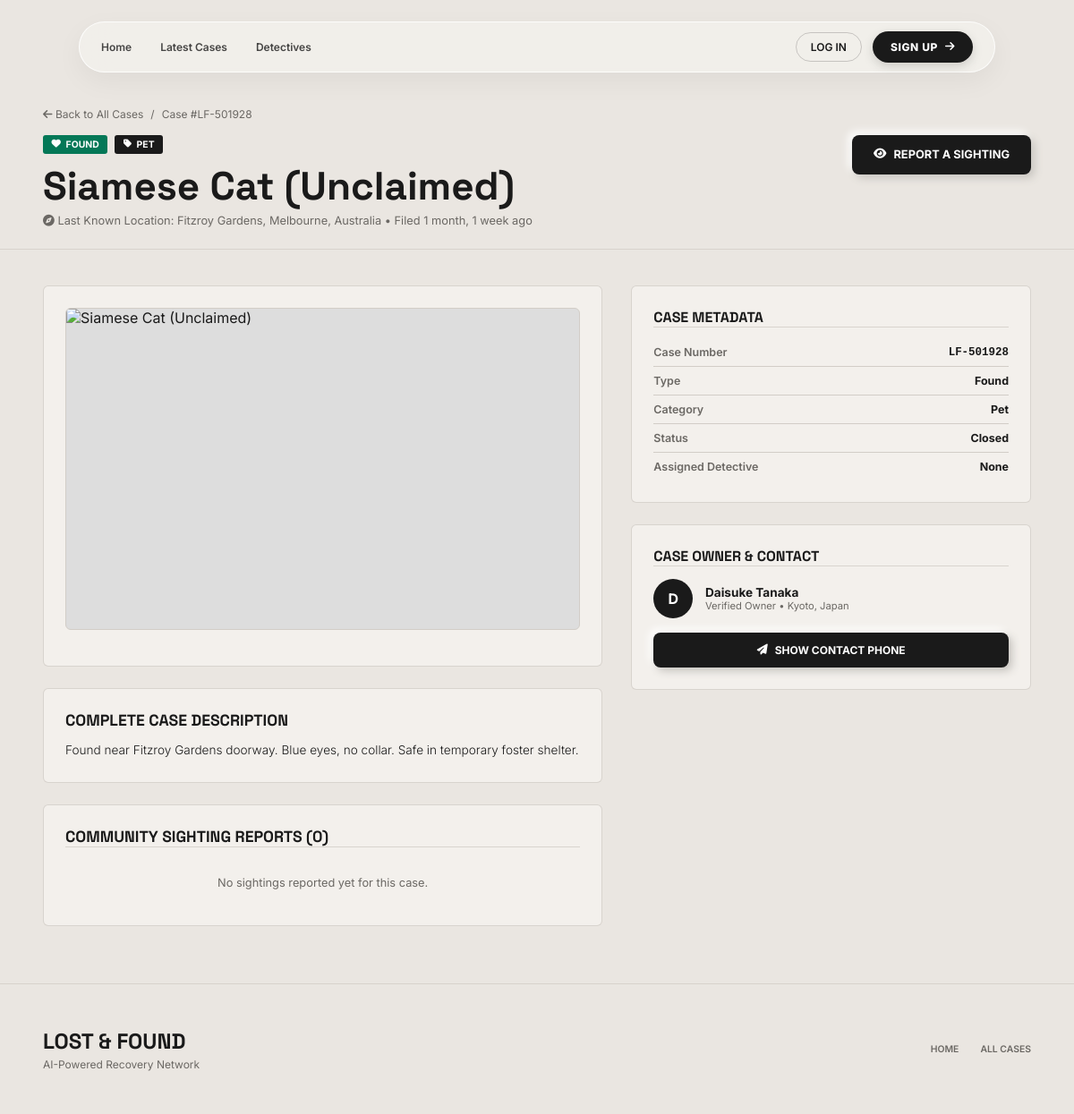
/case/3/, run on the app's committed database.
### app/models.py (models this page shows, shortened)
class Case(models.Model):
    owner=models.ForeignKey(User,on_delete=models.CASCADE,related_name="cases")
    assigned_detective=models.ForeignKey(User,on_delete=models.SET_NULL,null=True,blank=True,related_name="assigned_cases")
    case_number=models.CharField(max_length=30,default=case_no,unique=True)
    title=models.CharField(max_length=200)
    description=models.TextField()
    case_type=models.CharField(max_length=10,choices=CASE_TYPE)
    category=models.CharField(max_length=10,choices=CATEGORY)
    status=models.CharField(max_length=20,choices=CASE_STATUS,default="OPEN")
    location=models.CharField(max_length=255)
    reward=models.DecimalField(max_digits=10,decimal_places=2,default=0)
    created_at=models.DateTimeField(auto_now_add=True)
    updated_at=models.DateTimeField(auto_now=True)

class Profile(models.Model):
    user=models.OneToOneField(User,on_delete=models.CASCADE)
    full_name=models.CharField(max_length=150)
    phone=models.CharField(max_length=20,blank=True)
    address=models.CharField(max_length=255,blank=True)
    city=models.CharField(max_length=100,blank=True)
    avatar=models.ImageField(upload_to="avatars/",blank=True,null=True)
    is_detective=models.BooleanField(default=False)
    is_banned=models.BooleanField(default=False)
    detective_status=models.CharField(max_length=20,choices=DETECTIVE_STATUS,default="PENDING")
    license_number=models.CharField(max_length=100,blank=True)
    specialization=models.CharField(max_length=200,blank=True)
    experience_years=models.PositiveIntegerField(default=0)
    created_at=models.DateTimeField(auto_now_add=True)

### app/views.py (the view)
# urls.py: path('case/<int:pk>/', views.case_detail, name='case_detail'),
def case_detail(request, pk):
    case = get_object_or_404(Case.objects.select_related('owner', 'assigned_detective'), pk=pk)
    images = case.images.all()
    sightings = case.sightings.all().order_by('-created_at')
    assignment = CaseAssignment.objects.filter(case=case).select_related('detective').first()
    updates = []
    if assignment:
        updates = assignment.updates.all().order_by('-created_at')
    detective_request = DetectiveRequest.objects.filter(case=case).first()
    context = {
        'case': case,
        'images': images,
        'sightings': sightings,
        'assignment': assignment,
        'updates': updates,
        'detective_request': detective_request,
    }
    return render(request, 'case-details.html', context)

### app/templates/case-details.html (shortened to what this page needs)
{% load static %}
{% load humanize %}
<!DOCTYPE html>
<html lang="en">
<head>
    <link rel="stylesheet" href="https://cdnjs.cloudflare.com/ajax/libs/font-awesome/6.5.1/css/all.min.css">
</head>
<body>
    <header class="navbar">
        <nav class="nav-links">
            <a href="{% url 'home' %}">Home</a>
            <a href="{% url 'case_list' %}" class="active">Latest Cases</a>
            <a href="{% url 'detective_list' %}">Detectives</a>
        </nav>
        <div class="nav-actions">
            {% if user.is_authenticated %}
                <div class="user-nav-badge">
                    <div class="user-avatar-sm">
                        {% if user_profile and user_profile.avatar %}
                            <img src="{{ user_profile.avatar.url }}" alt="Avatar" style="width:100%;height:100%;object-fit:cover;">
                        {% else %}
                            {{ user.first_name|first|upper|default:user.username|first|upper }}
                        {% endif %}
                    </div>
                    <span style="font-size: 0.75rem; font-weight: 700;">{{ user_profile.full_name|default:user.username }}</span>
                </div>
                {% if user.is_staff %}
                    <a href="{% url 'admin_dashboard' %}" class="btn-login">Admin</a>
                {% elif user_profile.is_detective %}
                    <a href="{% url 'detective_dashboard' %}" class="btn-login">Dashboard</a>
                {% else %}
                    <a href="{% url 'user_dashboard' %}" class="btn-login">Dashboard</a>
                {% endif %}
                <a href="{% url 'logout' %}" class="btn-login">Logout</a>
            {% else %}
                <button onclick="openModal('modal-login')" class="btn-login">LOG IN</button>
                <button onclick="openModal('modal-signup')" class="btn-signup">SIGN UP <i class="fas fa-arrow-right"></i></button>
            {% endif %}
        </div>
    </header>
    <header class="page-header">
        <div class="container">
            <div class="breadcrumb">
                <a href="{% url 'case_list' %}"><i class="fas fa-arrow-left"></i> Back to All Cases</a>
                <span>/</span>
                <span>Case #{{ case.case_number }}</span>
            </div>
            <div style="display: flex; flex-wrap: wrap; justify-content: space-between; align-items: flex-start; gap: 1rem;">
                <div>
                    <div style="display: flex; gap: 0.5rem; margin-bottom: 0.5rem;">
                        {% if case.case_type == 'LOST' %}
                        <span class="badge-tag bg-red"><i class="fas fa-bell"></i> URGENT LOST</span>
                        {% else %}
                        <span class="badge-tag bg-emerald"><i class="fas fa-heart"></i> FOUND</span>
                        {% endif %}
                        <span class="badge-tag" style="background-color: var(--stone-dark);"><i class="fas fa-tag"></i> {{ case.get_category_display }}</span>
                    </div>
                    <h1 class="font-display" style="font-size: clamp(1.75rem, 4vw, 2.75rem); font-weight: 800;">
                        {{ case.title }}
                    </h1>
                    <p style="font-size: 0.8rem; color: var(--stone-muted); margin-top: 0.2rem;">
                        <i class="fas fa-compass"></i> Last Known Location: {{ case.location }} • Filed {{ case.created_at|timesince }} ago
                    </p>
                </div>
                {% if user.is_authenticated %}
                    {% if case.owner != user %}
                    <button onclick="openModal('modal-report-sighting')" class="neu-button-dark" style="padding: 0.9rem 1.5rem; font-size: 0.8rem;">
                        <i class="fas fa-eye"></i> REPORT A SIGHTING
                    </button>
                    {% else %}
                    <span style="font-size:0.7rem; color:var(--stone-muted); font-weight:600; padding:0.9rem 1rem; border:1px dashed var(--stone-border); border-radius:8px; background:var(--stone-light);">You posted this case — sightings are for other users</span>
                    {% endif %}
                {% else %}
                <button onclick="openModal('modal-login')" class="neu-button-dark" style="padding: 0.9rem 1.5rem; font-size: 0.8rem;">
                    <i class="fas fa-eye"></i> REPORT A SIGHTING
                </button>
                {% endif %}
            </div>
        </div>
    </header>
    <main class="case-main-section">
        <div class="container">
            <div class="case-grid">
                <div>
                    <div class="card-box">
                        <div class="gallery-main">
                            {% with primary=images|first %}
                            {% if primary %}
                            <img id="main-gallery-img" src="{{ primary.image.url }}" alt="{{ case.title }}">
                            {% else %}
                            <img id="main-gallery-img" src="https://images.unsplash.com/photo-1552053831-71594a27632d?auto=format&fit=crop&q=80&w=1200" alt="{{ case.title }}">
                            {% endif %}
                            {% endwith %}
                        </div>
                    </div>
                    <div class="card-box">
                        <h3 class="font-display" style="font-size: 1.1rem; font-weight: 700; margin-bottom: 0.75rem;">
                            COMPLETE CASE DESCRIPTION
                        </h3>
                        <p style="font-size: 0.85rem; color: var(--stone-dark); line-height: 1.6; font-weight: 300;">
                            {{ case.description }}
                        </p>
                    </div>
                    <div class="card-box" style="margin-bottom: 0;">
                        <h3 class="font-display border-b-line pb-2" style="font-size: 1.1rem; font-weight: 700;">
                            COMMUNITY SIGHTING REPORTS ({{ sightings|length }})
                        </h3>
                        <div style="margin-top: 1rem; display: flex; flex-direction: column; gap: 1rem;">
                            {% for report in sightings %}
                            <div style="background: var(--stone-bg); padding: 1rem; border-radius: 6px; border: 1px solid var(--stone-border);">
                                <div style="display: flex; justify-content: space-between; font-size: 0.7rem; color: var(--stone-muted);">
                                    <span><i class="fas fa-compass"></i> {{ report.location }}</span>
                                    <span>{{ report.created_at|date:"M d, Y h:i A" }}</span>
                                </div>
                                <p style="font-size: 0.8rem; color: var(--stone-dark); margin-top: 0.4rem;">{{ report.description }}</p>
                                <div style="display: flex; justify-content: space-between; align-items: center; margin-top: 0.5rem; font-size: 0.65rem; color: var(--stone-muted);">
                                    <span>Reported by: <strong>{{ report.reporter_name }}</strong></span>
                                    {% if report.reporter_contact %}<span>Contact: {{ report.reporter_contact }}</span>{% endif %}
                                </div>
                                {% if report.photo %}
                                <div style="margin-top: 0.5rem; max-width: 12rem; border-radius: 4px; overflow: hidden;">
                                    <img src="{{ report.photo.url }}" alt="Sighting photo" style="width: 100%;">
                                </div>
                                {% endif %}
                            </div>
                            {% empty %}
                            <p style="font-size: 0.8rem; color: var(--stone-muted); text-align: center; padding: 1rem 0;">No sightings reported yet for this case.</p>
                            {% endfor %}
                        </div>
                    </div>
                </div>
                <div>
                    <div class="card-box">
                        <h3 class="font-display border-b-line pb-2" style="font-size: 1rem; font-weight: 700;">
                            CASE METADATA
                        </h3>
                        <table style="width: 100%; font-size: 0.78rem; border-collapse: collapse; margin-top: 0.75rem;">
                            <tbody>
                                <tr style="border-bottom: 1px solid var(--stone-border);">
                                    <td style="padding: 0.5rem 0; color: var(--stone-muted); font-weight: 600;">Case Number</td>
                                    <td style="padding: 0.5rem 0; font-weight: 700; text-align: right; font-family: monospace;">{{ case.case_number }}</td>
                                </tr>
                                <tr style="border-bottom: 1px solid var(--stone-border);">
                                    <td style="padding: 0.5rem 0; color: var(--stone-muted); font-weight: 600;">Type</td>
                                    <td style="padding: 0.5rem 0; font-weight: 700; text-align: right;">{{ case.get_case_type_display }}</td>
                                </tr>
                                <tr style="border-bottom: 1px solid var(--stone-border);">
                                    <td style="padding: 0.5rem 0; color: var(--stone-muted); font-weight: 600;">Category</td>
                                    <td style="padding: 0.5rem 0; font-weight: 700; text-align: right;">{{ case.get_category_display }}</td>
                                </tr>
                                <tr style="border-bottom: 1px solid var(--stone-border);">
                                    <td style="padding: 0.5rem 0; color: var(--stone-muted); font-weight: 600;">Status</td>
                                    <td style="padding: 0.5rem 0; font-weight: 700; text-align: right;">{{ case.get_status_display }}</td>
                                </tr>
                                <tr>
                                    <td style="padding: 0.5rem 0; color: var(--stone-muted); font-weight: 600;">Assigned Detective</td>
                                    <td style="padding: 0.5rem 0; font-weight: 700; text-align: right;">
                                        {% if case.assigned_detective %}
                                        {{ case.assigned_detective.profile.full_name|default:case.assigned_detective.username }}
                                        {% else %}
                                        None
                                        {% endif %}
                                    </td>
                                </tr>
                            </tbody>
                        </table>
                    </div>
                    <div class="card-box" style="margin-bottom: 0;">
                        <h3 class="font-display border-b-line pb-2" style="font-size: 1rem; font-weight: 700;">
                            CASE OWNER &amp; CONTACT
                        </h3>
                        <div style="display: flex; align-items: center; gap: 0.85rem; margin-top: 0.85rem;">
                            <div style="width: 2.75rem; height: 2.75rem; border-radius: 50%; background: var(--stone-dark); color: #fff; display: flex; align-items: center; justify-content: center; font-weight: 700;">
                                {{ case.owner.first_name|first|upper|default:"U" }}
                            </div>
                            <div>
                                <h4 style="font-size: 0.85rem; font-weight: 700;">{{ case.owner.profile.full_name|default:case.owner.username }}</h4>
                                <p style="font-size: 0.7rem; color: var(--stone-muted);">Verified Owner • {{ case.owner.profile.city|default:case.owner.profile.address|default:"Platform Member" }}</p>
                            </div>
                        </div>
                        {% if case.owner.profile.phone %}
                        <div style="margin-top: 1rem;">
                            <button onclick="alert('Contact Number: {{ case.owner.profile.phone|escapejs }}');" class="neu-button-dark" style="width: 100%;">
                                <i class="fas fa-paper-plane"></i> SHOW CONTACT PHONE
                            </button>
                        </div>
                        {% endif %}
                    </div>
                </div>
            </div>
        </div>
    </main>
    <footer style="padding: 3rem 0; border-top: 1px solid rgba(210, 205, 199, 0.8);">
        <div class="container">
            <div style="display: flex; flex-wrap: wrap; justify-content: space-between; align-items: center; gap: 1.5rem;">
                <div>
                    <h2 class="font-display" style="font-size: 1.5rem; font-weight: 800; text-transform: uppercase;">LOST &amp; FOUND</h2>
                    <p style="font-size: 0.75rem; color: var(--stone-muted); margin-top: 0.2rem;">AI-Powered Recovery Network</p>
                </div>
                <div style="display: flex; gap: 1.5rem; font-size: 0.65rem; text-transform: uppercase; font-weight: 600; color: var(--stone-muted);">
                    <a href="{% url 'home' %}">Home</a>
                    <a href="{% url 'case_list' %}">All Cases</a>
                </div>
            </div>
        </div>
    </footer>
</body>
</html>

### data on the page
Case: case_number "LF-501928", category "PET", title "Siamese Cat (Unclaimed)", location "Fitzroy Gardens, Melbourne, Australia", created_at "1 month, 1 week", description "Found near Fitzroy Gardens doorway. Blue eyes, no collar. Safe in temporary foster shelter.", case_type "Found", category "Pet", status "Closed", owner.first_name|first "D", owner.profile.full_name "Daisuke Tanaka", owner.profile.city "Kyoto, Japan"

### other printed values
{{ sightings|length }} "0"
